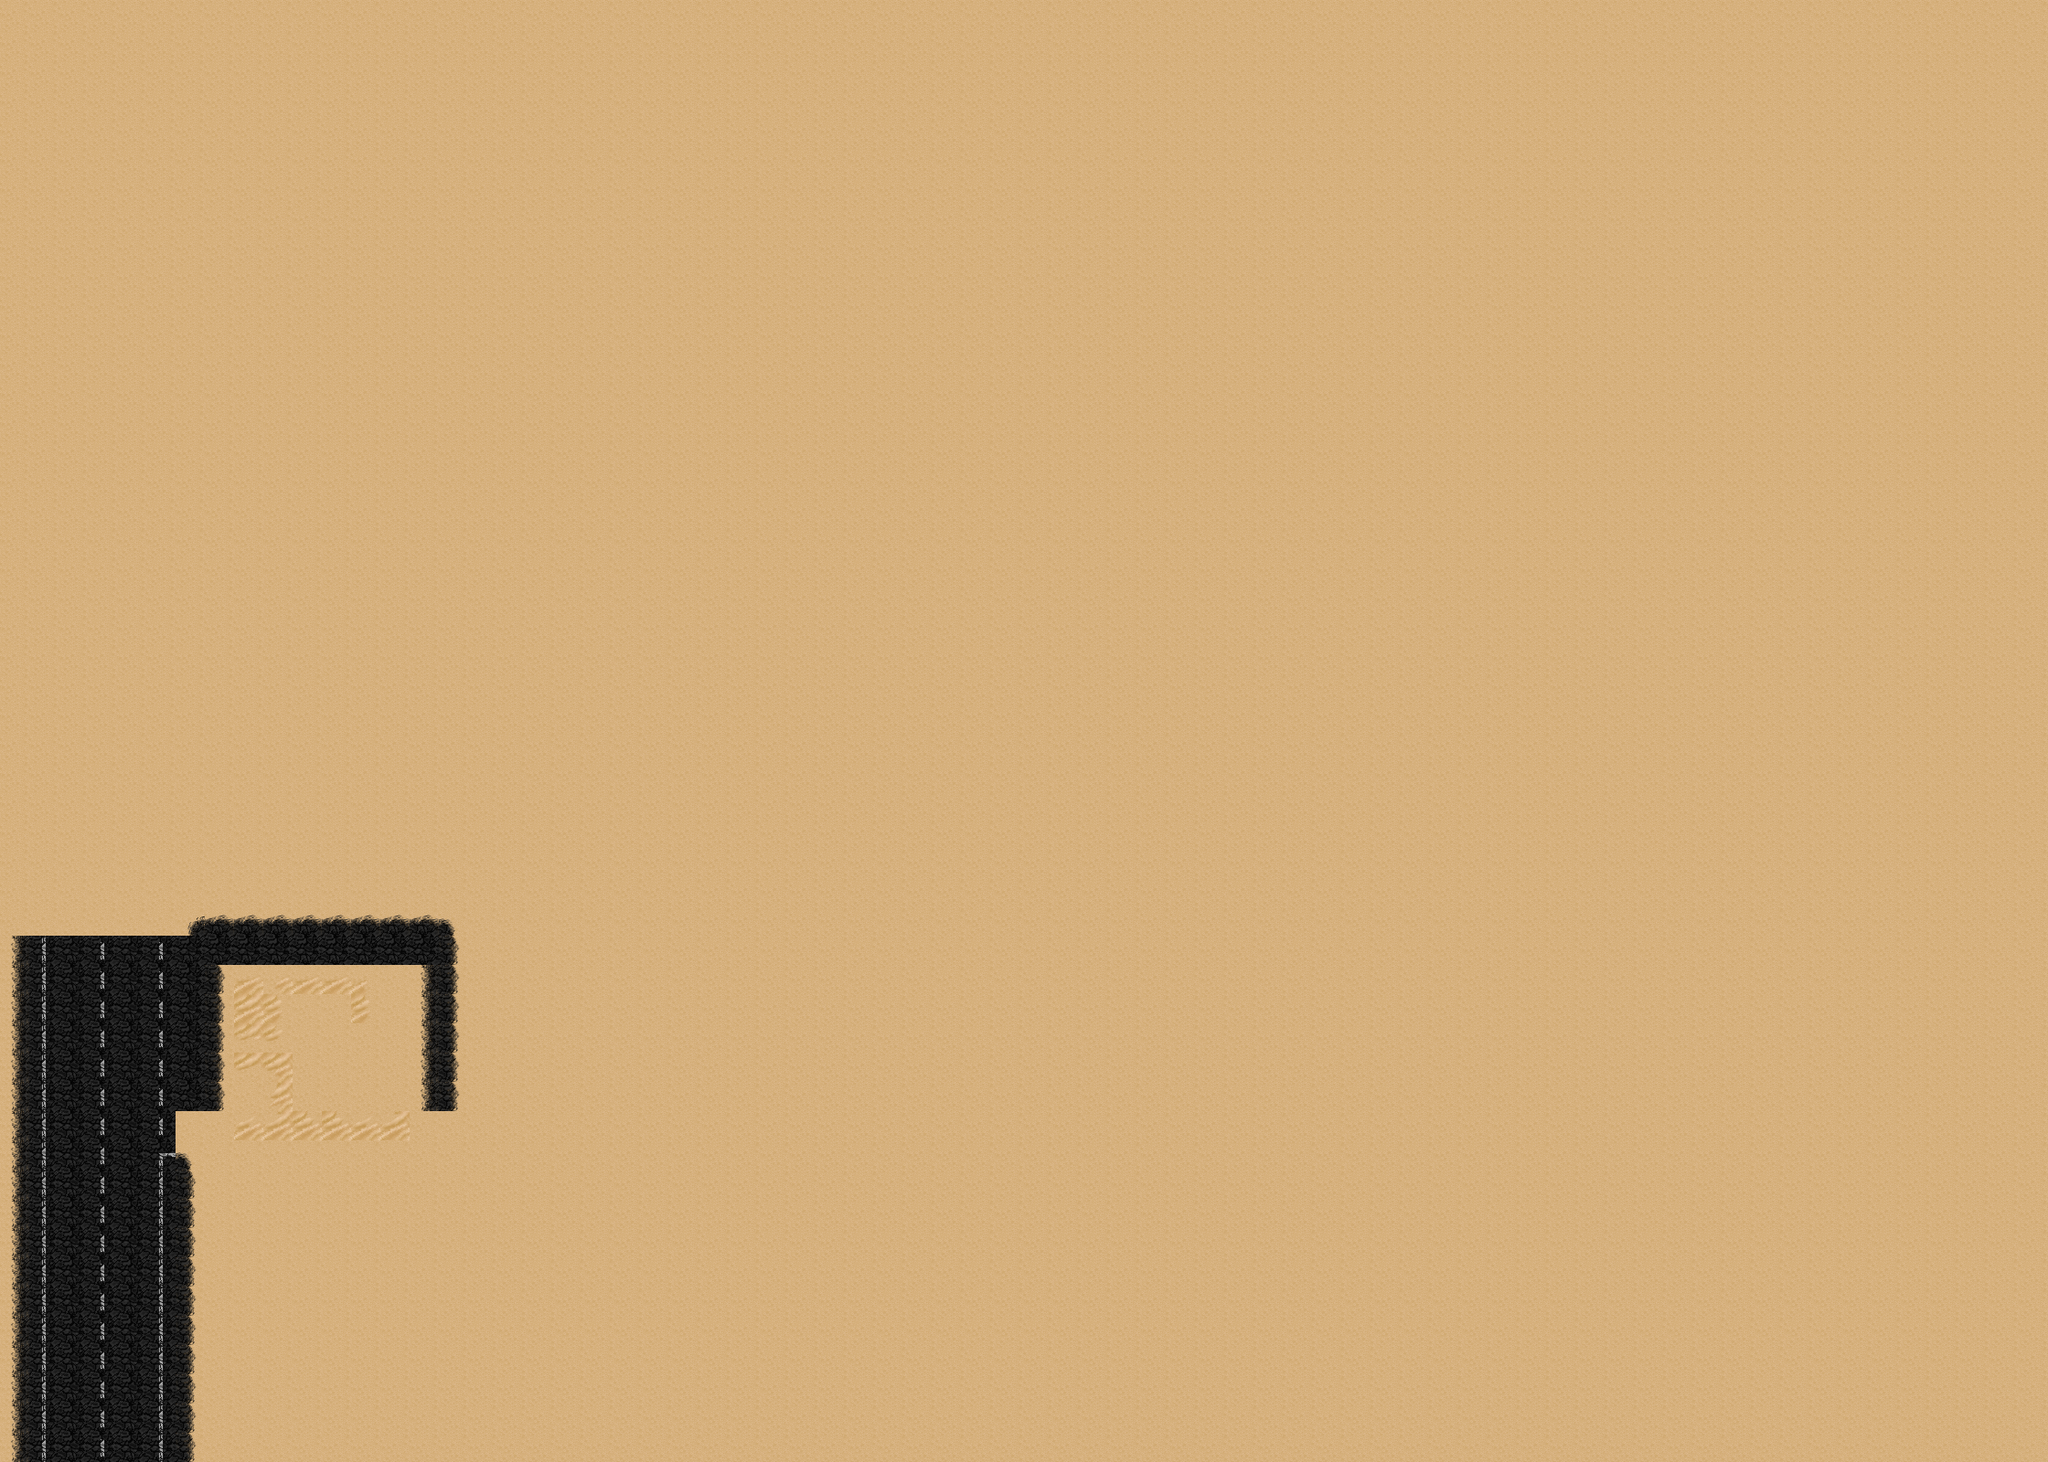

This game map was drawn from its Tiled (.tmx) file and the tilesets committed beside it. A one-line description and the trimmed map source follow:
An orthogonal 70x50 tile map with 32x32 px tiles, 1 tile layer (LVL1) and 52 objects (Wall, roadend, Cornerright, leftroad, rightroad, ...).

<map version="1.0" orientation="orthogonal" renderorder="right-down" width="70" height="50" tilewidth="32" tileheight="32" nextobjectid="376">
 <tileset firstgid="1" name="desert" tilewidth="32" tileheight="32" tilecount="42" columns="14">
  <image source="assets/desert.png" width="448" height="96" />
 </tileset>
 <layer name="LVL1" width="70" height="50">
  <data>[3500 cells, 3500 non-empty, 23 distinct tile ids]</data>
 </layer>
 <objectgroup name="OL1">
  <object id="308" name="Wall" gid="13" x="192" y="1600" width="32" height="32" />
  <object id="310" gid="13" x="192" y="1568" width="32" height="32" />
  <object id="311" gid="13" x="192" y="1536" width="32" height="32" />
  <object id="314" gid="13" x="192" y="1504" width="32" height="32" />
  <object id="315" gid="13" x="192" y="1473" width="32" height="32" />
  <object id="316" gid="13" x="192" y="1441" width="32" height="32" />
  <object id="317" gid="13" x="192" y="1409" width="32" height="32" />
  <object id="318" gid="13" x="192" y="1377" width="32" height="32" />
  <object id="319" gid="13" x="192" y="1345" width="32" height="32" />
  <object id="320" gid="13" x="192" y="1313" width="32" height="32" />
  <object id="321" gid="13" x="224" y="1313" width="32" height="32" />
  <object id="322" gid="13" x="256" y="1313" width="32" height="32" />
  <object id="323" gid="13" x="288" y="1313" width="32" height="32" />
  <object id="324" gid="13" x="320" y="1313" width="32" height="32" />
  <object id="325" gid="13" x="352" y="1313" width="32" height="32" />
  <object id="326" gid="13" x="384" y="1313" width="32" height="32" />
  <object id="327" gid="13" x="416" y="1313" width="32" height="32" />
  <object id="328" gid="13" x="448" y="1313" width="32" height="32" />
  <object id="329" gid="10" x="191.985" y="1249.01" width="32" height="32" rotation="90" />
  <object id="331" gid="10" x="223.985" y="1249.01" width="32" height="32" rotation="90" />
  <object id="332" gid="10" x="319.985" y="1249.01" width="32" height="32" rotation="90" />
  <object id="333" gid="10" x="383.985" y="1249.01" width="32" height="32" rotation="90" />
  <object id="334" gid="10" x="287.985" y="1249.01" width="32" height="32" rotation="90" />
  <object id="335" gid="10" x="415.985" y="1249.01" width="32" height="32" rotation="90" />
  <object id="336" gid="10" x="255.985" y="1249.01" width="32" height="32" rotation="90" />
  <object id="337" name="roadend" gid="10" x="351.985" y="1249.01" width="32" height="32" rotation="90" />
  <object id="338" gid="10" x="447.985" y="1249.01" width="32" height="32" rotation="90" />
  <object id="343" name="Cornerright" gid="37" x="480" y="1281" width="32" height="32" />
  <object id="345" gid="22" x="192" y="1253" width="32" height="37" />
  <object id="346" name="leftroad" gid="21" x="448" y="1249" width="32" height="33" />
  <object id="347" name="rightroad" gid="23" x="480" y="1253" width="32" height="37" />
  <object id="348" name="sand" gid="16" x="433" y="1091" width="32" height="32" />
  <object id="349" gid="16" x="433" y="1122" width="32" height="32" />
  <object id="350" gid="16" x="433" y="1152" width="32" height="32" />
  <object id="351" gid="16" x="432" y="1182" width="32" height="32" />
  <object id="352" gid="16" x="432" y="1216" width="32" height="32" />
  <object id="354" gid="21" x="400" y="1088" width="32" height="32" />
  <object id="355" gid="21" x="400" y="1119" width="32" height="32" />
  <object id="356" gid="21" x="400" y="1148" width="32" height="32" />
  <object id="357" gid="37" x="417" y="1180" width="32" height="32" />
  <object id="358" name="downroad" gid="36" x="385" y="1182" width="32" height="32" />
  <object id="359" gid="36" x="353" y="1182" width="32" height="32" />
  <object id="360" name="uproad" gid="8" x="385" y="1157" width="32" height="32" />
  <object id="361" gid="8" x="354" y="1156" width="32" height="32" />
  <object id="362" gid="23" x="224" y="1249" width="32" height="33" />
  <object id="364" gid="8" x="322" y="1153" width="32" height="32" />
  <object id="365" gid="8" x="290" y="1154" width="32" height="32" />
  <object id="366" gid="8" x="258" y="1153" width="32" height="32" />
  <object id="369" gid="36" x="321" y="1183" width="32" height="32" />
  <object id="370" gid="36" x="289" y="1183" width="32" height="32" />
  <object id="371" gid="36" x="258" y="1185" width="32" height="32" />
  <object id="374" name="road" gid="22" x="228" y="1168" width="32" height="32" />
 </objectgroup>
</map>
